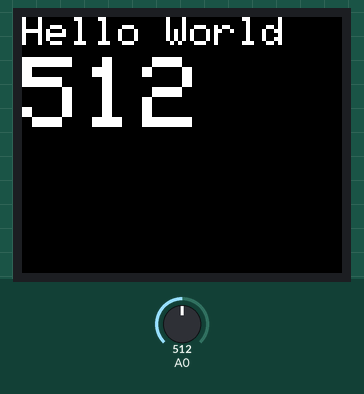
Bench run of a sketch on a simulated Arduino Uno, built with avr-gcc and run on an emulated ATmega328P. Shown: 160×128 colour display. The inputs (shaded band) are chosen by the test bench; at power-on: A0 = 512.

Above: at 1.2 s.
1.3 s: A0 set to 716
At 1.9 s:
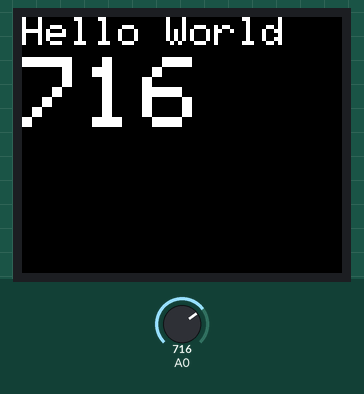
3.0 s: A0 set to 900
At 3.4 s:
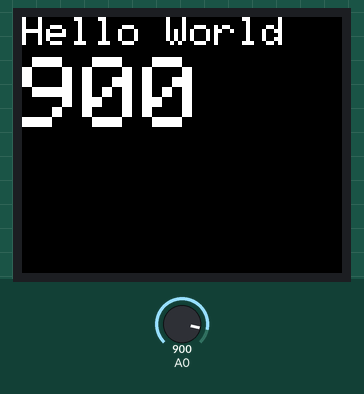
4.5 s: A0 set to 1023
At 4.9 s:
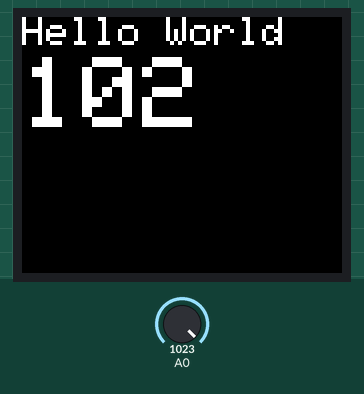
Timing chart, 0 to 7.5 s (numbered marks = the images above; inputs shaded):
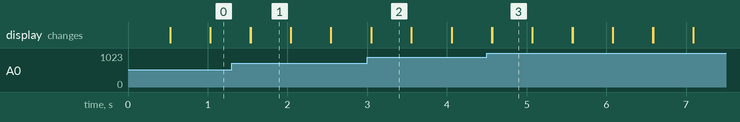

The sketch:

TFTsketch.ino
```cpp
#include <SPI.h>
#include <TFT.h>

#define cs 10
#define dc 9
#define rst 8

TFT TFTscreen = TFT(cs, dc, rst);

char sensorPrintout[4];


void setup() {
  TFTscreen.begin();
  TFTscreen.background(0,0,0);
  TFTscreen.stroke(255,255,255);
  TFTscreen.setTextSize(2);
  TFTscreen.text("Hello World", 0,0);
  TFTscreen.setTextSize(5);

}

void loop() {
  String sensorVal = String(analogRead(A0));
  sensorVal.toCharArray(sensorPrintout, 4);
  TFTscreen.stroke(255,255,255);
  TFTscreen.text(sensorPrintout, 0, 20);
  delay(250);
  TFTscreen.stroke(0,0,0);
  TFTscreen.text(sensorPrintout, 0, 20);


}
```

Measured:
- after the input at 1.3 s, the display: first differs from a run without the input after 0.24 s (image 1)
- after the input at 3.0 s, the display: first differs from a run without the input after 0.05 s (image 2)
- after the input at 4.5 s, the display: first differs from a run without the input after 0.07 s (image 3)
- what the display in image 1 shows lasts 0.5 s, from 1.5 s to 2.0 s
